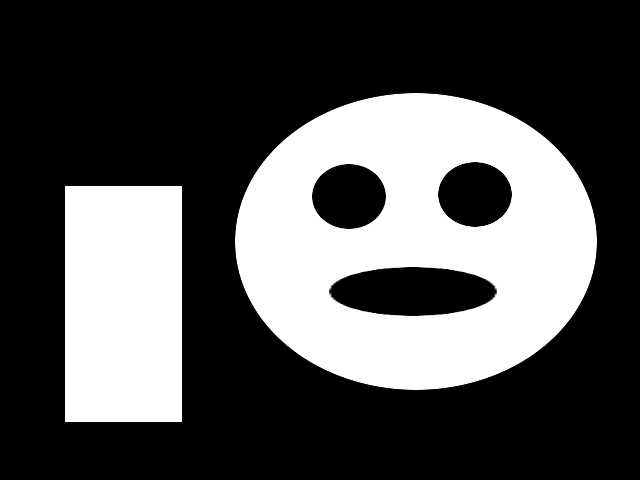
#> input picture Lecture_5/data/BnW.png, 640 x 480 px
$ python 5_3_extracting_connected_component.py   (older library calls are emulated)
#> lines starting #> are read from the running program, lines starting #| are printed output that depends on the picture; after the words box and inside, x2 and y2 are one past the last pixel; in counts of white or black regions, pixels touching at a corner belong together
import cv2
import numpy as np

img = cv2.imread('./data/BnW.png', cv2.IMREAD_GRAYSCALE)
#> img is the input picture: shape (480, 640); min 0, max 255, mean 81.4

connectivity = 8
num_labels, labelmap = cv2.connectedComponents(img, connectivity, cv2.CV_32S)
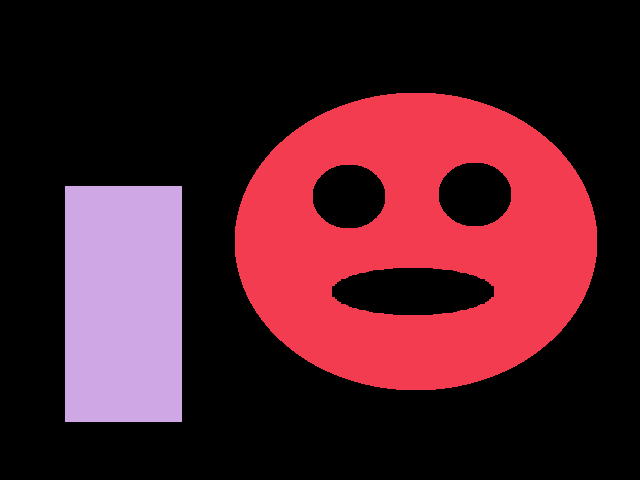
#> labelmap: shape (480, 640) int32; 3 distinct labels, from 0 to 2; one colour per label, 0 black
#> num_labels = 3

img = np.hstack((img, labelmap.astype(np.float32)/(num_labels - 1)))
#> img: shape (480, 1280) float32
cv2.imshow('Connected Components', img)
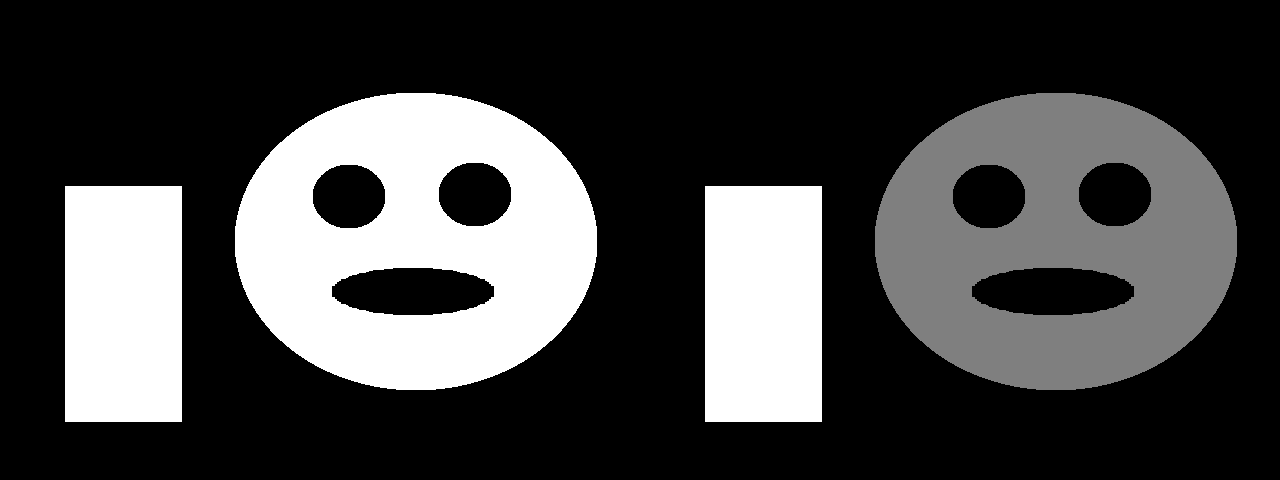
#> window 'Connected Components': shape (480, 1280); min 0, max 255, mean 67.4
cv2.waitKey()
cv2.destroyAllWindows()

img = cv2.imread('./data/tomato.png', cv2.IMREAD_GRAYSCALE)
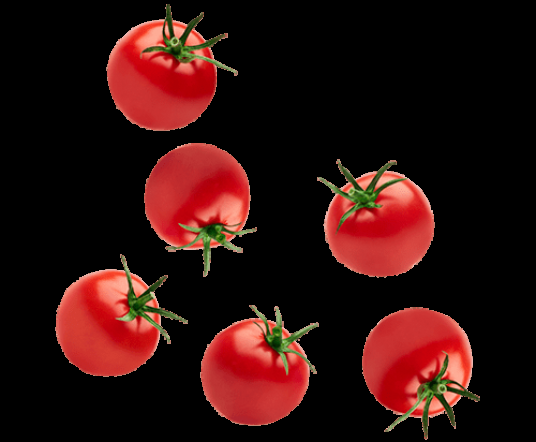
#> input picture Lecture_5/data/tomato.png, 536 x 442 px
#> img: shape (442, 536); min 0, max 207, mean 25.1
otsu_thr, otsu_mask = cv2.threshold(img, -1, 1, cv2.THRESH_BINARY | cv2.THRESH_OTSU)
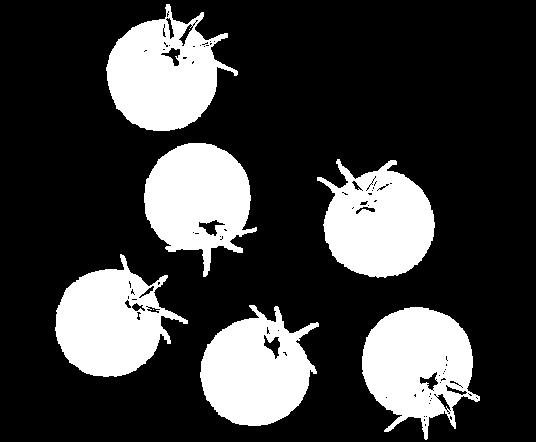
#> otsu_mask: shape (442, 536); values 0 (black) and 1 (white), 24.3% white; 8 white regions (2 under 20 px), largest, box (x1, y1, x2, y2) and area: (362, 307, 480, 440) 9880, (106, 4, 238, 131) 9850, (200, 305, 319, 426) 9451, (317, 159, 435, 278) 9448, (144, 143, 257, 277) 9419, (55, 254, 188, 377) 9403
#> otsu_thr = 51

output = cv2.connectedComponentsWithStats(otsu_mask, connectivity, cv2.CV_32S)

num_labels, labelmap, stats, centers = output
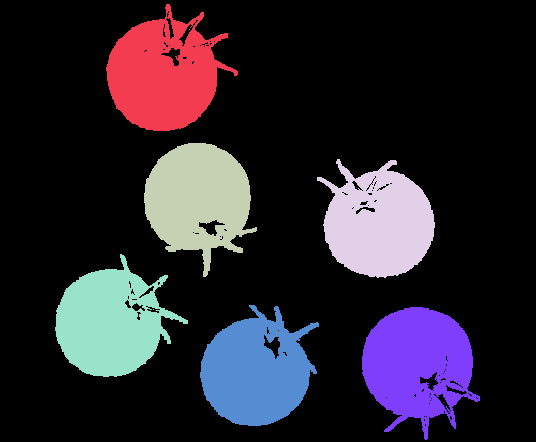
#> labelmap: shape (442, 536) int32; 9 distinct labels, from 0 to 8; one colour per label, 0 black
#> num_labels = 9; stats = [[0, 0, 536, 442, 179459], [106, 4, 132, 127, 9850], [189, 29, 1, 1, 1], [144, 143, 113, 134, 9419], [317, 159, 118, 119, 9448], [55, 254, 133, 123, 9403], [200, 305, 119, 121, 9451], [362, 307, 118, 133, 9880], [153, 309, 1, 1, 1]]; centers = [[271.7, 208.4], [163.1, 74.16], [189, 29], [197.6, 198.8], [378.3, 222.6], [110, 322], [255.5, 370.6], [417.1, 363.7], [153, 309]]

colored = np.full((img.shape[0], img.shape[1], 3), 0, np.uint8)

for l in range(1, num_labels):
    if stats[l][4] > 200:
        colored[labelmap == l] = (0, 255*l/num_labels, 255*(num_labels-l)/num_labels)
        cv2.circle(colored, (int(centers[l][0]), int(centers[l][1])), 5, (255, 0, 0), cv2.FILLED)
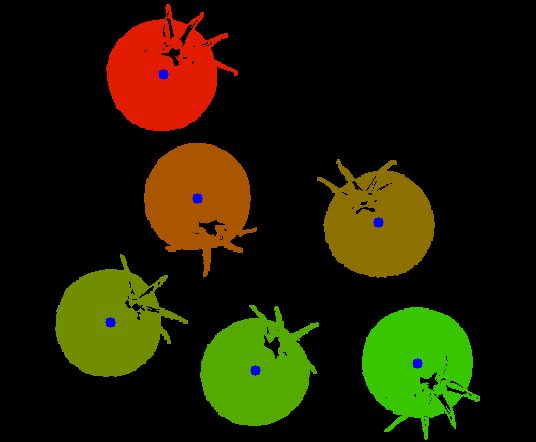
#> colored: shape (442, 536, 3); mean of channels 0, 1, 2 0.5, 29.4, 31.7; drawn as B, G, R

img = cv2.cvtColor(otsu_mask*255, cv2.COLOR_GRAY2BGR)

cv2.imshow('Connected components', np.hstack((img, colored)))
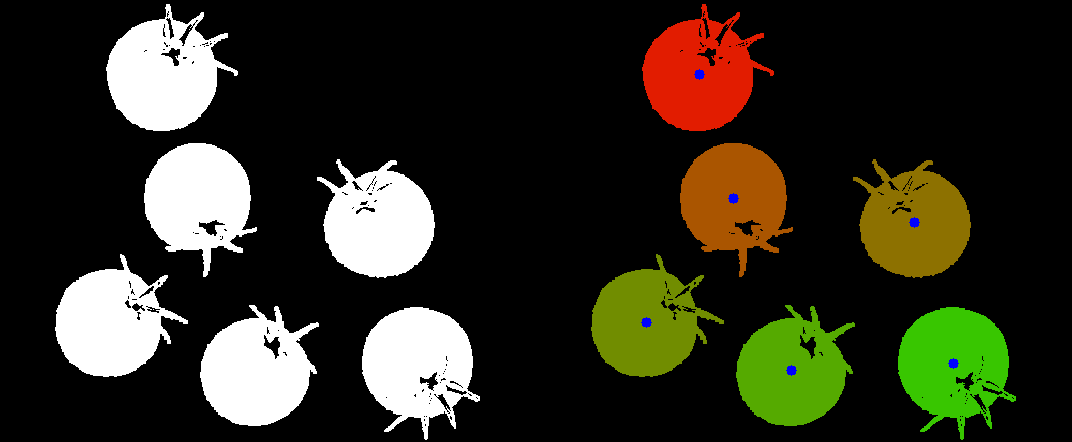
#> window 'Connected components': shape (442, 1072, 3); mean B, G, R 31.2, 45.6, 46.8
cv2.waitKey()
cv2.destroyAllWindows()
